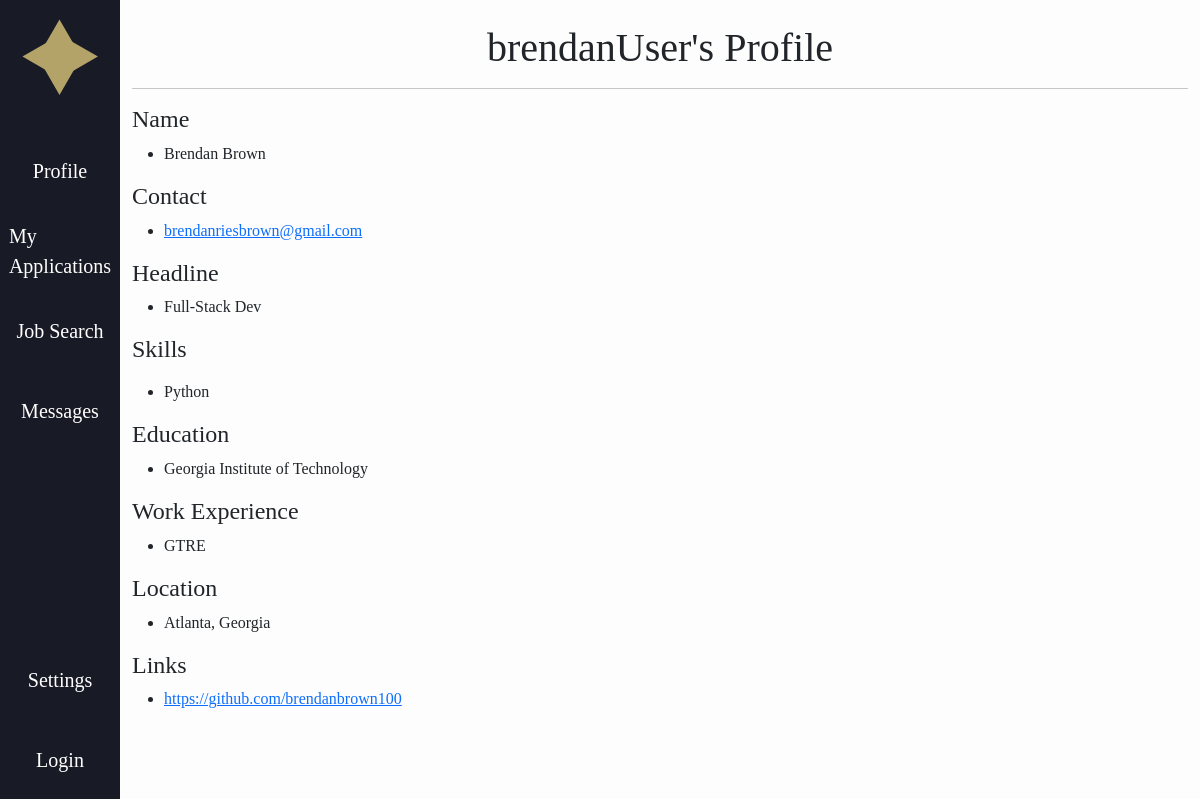
The page /accounts/profile/brendanUser/ on the database as committed earlier.
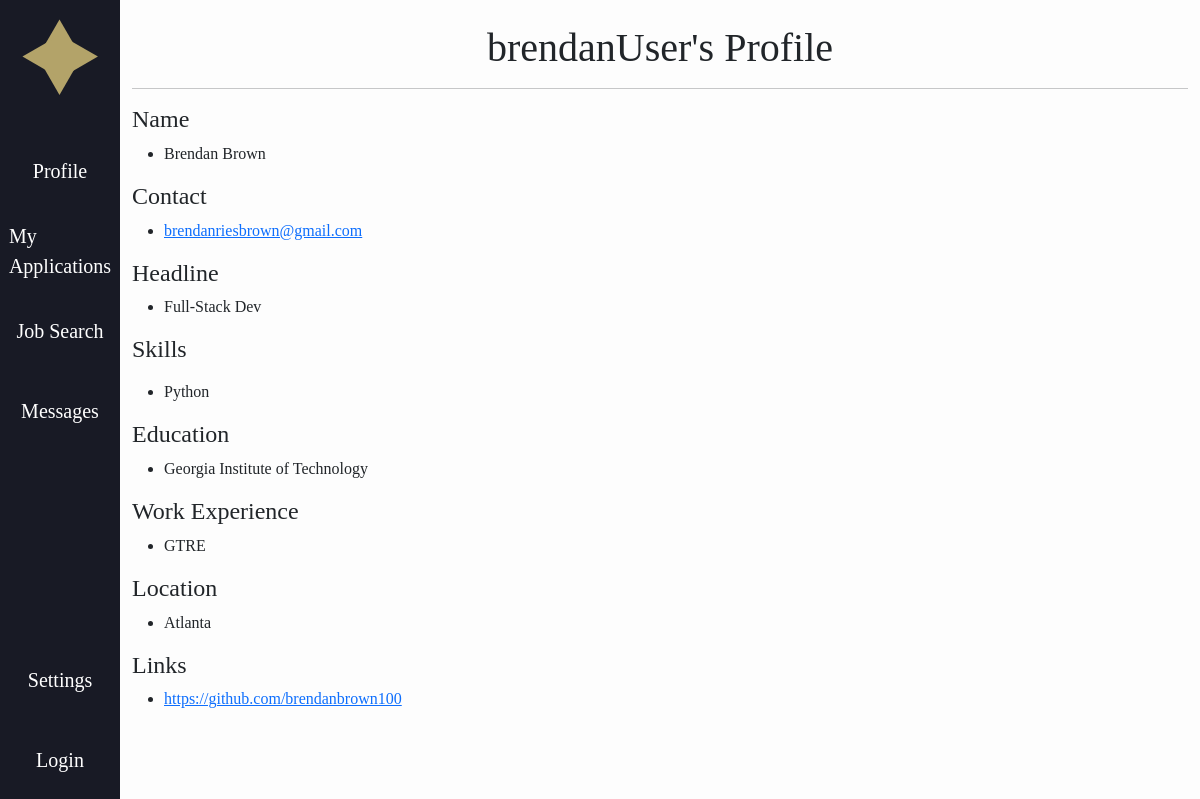
The same page on the database as committed later.
### accounts/models.py (models this page shows, shortened)
class CustomUser(AbstractUser):
    ROLE_CHOICES = (
        ("recruiter", "Recruiter"),
        ("user", "User"),
    )
    role = models.CharField(max_length=20, choices=ROLE_CHOICES, default="user")
    fname = models.CharField(max_length=30, blank=True, default='')
    lname = models.CharField(max_length=30, blank=True, default='')
    headline = models.CharField(max_length=255, blank=True, default='')
    skills = models.TextField(blank=True, default='')
    education = models.TextField(blank=True, default='')
    work_experience = models.TextField(blank=True, default='')
    location = models.CharField(max_length=255, blank=True, default='')
    links = models.TextField(blank=True, default='')
    show_headline = models.BooleanField(default=True)
    show_skills = models.BooleanField(default=True)
    show_education = models.BooleanField(default=True)
    show_work_experience = models.BooleanField(default=True)
    show_location = models.BooleanField(default=True)
    show_links = models.BooleanField(default=True)

### accounts/views.py (the view)
# urls.py: path('profile/<str:username>/', views.profile_detail, name='accounts.profile_detail'),
def profile_detail(request, username):
    user = get_object_or_404(__import__('django.contrib.auth').contrib.auth.get_user_model(), username=username)
    template_data = {'profile_user': user}
    links_list = []
    raw = (user.links or '').strip()
    if raw:
        for line in raw.splitlines():
            line = line.strip()
            if not line:
                continue
            href = line
            if '@' in line and not line.lower().startswith(('http://', 'https://', 'www.')):
                href = 'mailto:' + line
            elif line.startswith('www.'):
                href = 'http://' + line
            elif not line.startswith(('http://', 'https://', 'mailto:')):
                href = 'http://' + line
            links_list.append({'href': href, 'text': line})
    template_data['links_list'] = links_list
    edu_raw = (getattr(user, 'education', '') or '').strip()
    if edu_raw:
        template_data['education_list'] = [l.strip() for l in edu_raw.splitlines() if l.strip()]
    else:
        template_data['education_list'] = []
    work_raw = (getattr(user, 'work_experience', '') or '').strip()
    if work_raw:
        template_data['work_list'] = [l.strip() for l in work_raw.splitlines() if l.strip()]
    else:
        template_data['work_list'] = []
    if request.user.is_authenticated and getattr(request.user, 'role', '').lower() == 'recruiter':
        template_data['base_template'] = 'baseR.html'
    else:
        template_data.setdefault('base_template', None)
    return render(request, 'accounts/profile_detail.html', {'template_data': template_data})

### jobble/context_processors.py (called while the page is built, shortened)
def user_template(request):
    return {"base_template": "base.html"}           # default for anonymous users

### accounts/templates/accounts/profile_detail.html
{% extends template_data.base_template|default:base_template %}
{% load static %}
{% block content %}
<div class="container py-4">
  <h1 style = "text-align: center">{{ template_data.profile_user.username }}'s Profile</h1>
  <hr>
  <h4>Name</h4>
  {% if template_data.profile_user.fname or template_data.profile_user.lname %}
  <ul>
    <li><p>{{ template_data.profile_user.fname }} {{ template_data.profile_user.lname }}</p></li>
  </ul>
  {% else %}
  <p>No name provided.</p>
  {% endif %}
  <h4>Contact</h4>
  <ul>
    <li><a href="mailto:{{ template_data.profile_user.email }}">{{ template_data.profile_user.email }}</a></li>
  </ul>
  {% if template_data.profile_user.show_headline %}
  <h4>Headline</h4>
  {% if template_data.profile_user.headline %}
  <ul>
   <li><p>{{ template_data.profile_user.headline }}</p></li>
  </ul>
  {% else %}
  <p>No headline provided.</p>
  {% endif %}
  {% endif %}
  {% if template_data.profile_user.show_skills %}
  <h4>Skills</h4>
  {% if template_data.profile_user.skills %}
  <ul>
    <li><p>{{ template_data.profile_user.skills|linebreaks }}</p></li>
  </ul>
  {% else %}
  <p>No skills provided.</p>
  {% endif %}
  {% endif %}
  {% if template_data.profile_user.show_education %}
  <h4>Education</h4>
  {% if template_data.education_list %}
    <ul>
      {% for line in template_data.education_list %}
        <li>{{ line }}</li>
      {% endfor %}
    </ul>
  {% else %}
    <p>No education provided.</p>
  {% endif %}
  {% endif %}
  {% if template_data.profile_user.show_work_experience %}
  <h4>Work Experience</h4>
  {% if template_data.work_list %}
    <ul>
      {% for line in template_data.work_list %}
        <li>{{ line }}</li>
      {% endfor %}
    </ul>
  {% else %}
    <p>No work experience provided.</p>
  {% endif %}
  {% endif %}
  {% if template_data.profile_user.show_location %}
  <h4>Location</h4>
  {% if template_data.profile_user.location %}
  <ul>
    <li><p>{{ template_data.profile_user.location }}</p></li>
  </ul>
  {% else %}
  <p>No location provided.</p>
  {% endif %}
  {% endif %}
  {% if template_data.profile_user.show_links %}
  <h4>Links</h4>
    {% if template_data.links_list %}
      <ul>
        {% for l in template_data.links_list %}
          <li><a href="{{ l.href }}" target="_blank" rel="noopener noreferrer">{{ l.text }}</a></li>
        {% endfor %}
      </ul>
    {% else %}
      <p>No links provided.</p>
    {% endif %}
  {% endif %}
</div>
{% endblock content %}

Rows that differ between the two databases and show on the page:
changed CustomUser "brendanUser": profile_user.location "Atlanta, Georgia" → "Atlanta"
